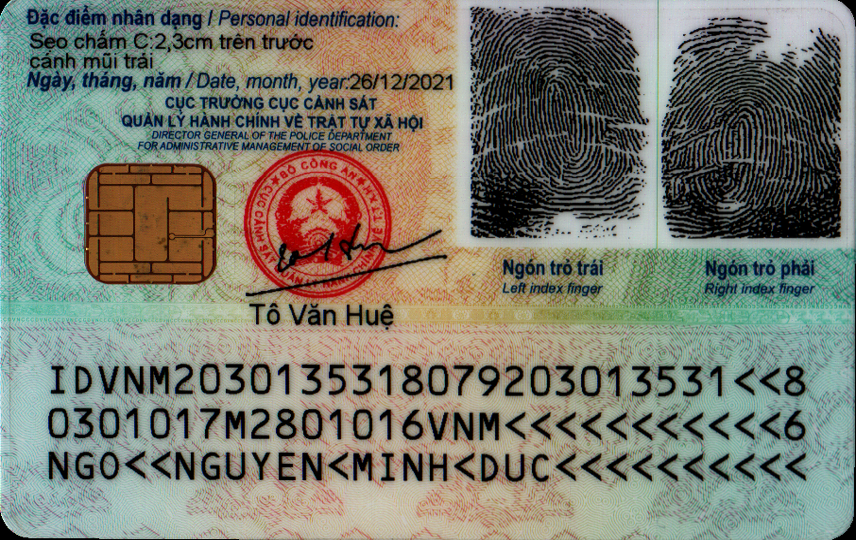
#> input picture bmp/Duc.bmp, 856 x 540 px, given in place of duc.jpg, which was not available
$ python split.py
#> lines starting #> are read from the running program, lines starting #| are printed output that depends on the picture
import cv2

# Load the image
image_path = 'img/duc.jpg'
image = cv2.imread(image_path)
#> image is the input picture: shape (540, 856, 3); mean B, G, R 111.9, 124.4, 123.1

# Get the dimensions of the image
height, width, _ = image.shape
#> height = 540; width = 856

# Define the region of interest (ROI) to include only the MRZ lines
# Adjust the mrz_top and mrz_bottom to precisely match the provided MRZ image
mrz_top = height - 200  # Adjust as needed
#> mrz_top = 340
mrz_bottom = height     # Adjust as needed
#> mrz_bottom = 540
roi = image[mrz_top:mrz_bottom, 0:width]
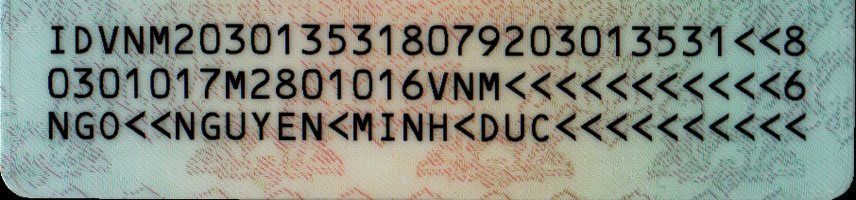
#> roi: shape (200, 856, 3); mean B, G, R 131, 142.9, 136.3

# Save the cropped image
output_path = 'img/duc.jpg'
cv2.imwrite(output_path, roi)

output_path

$ run again, with bmp/Dat.bmp copied over bmp/Duc.bmp
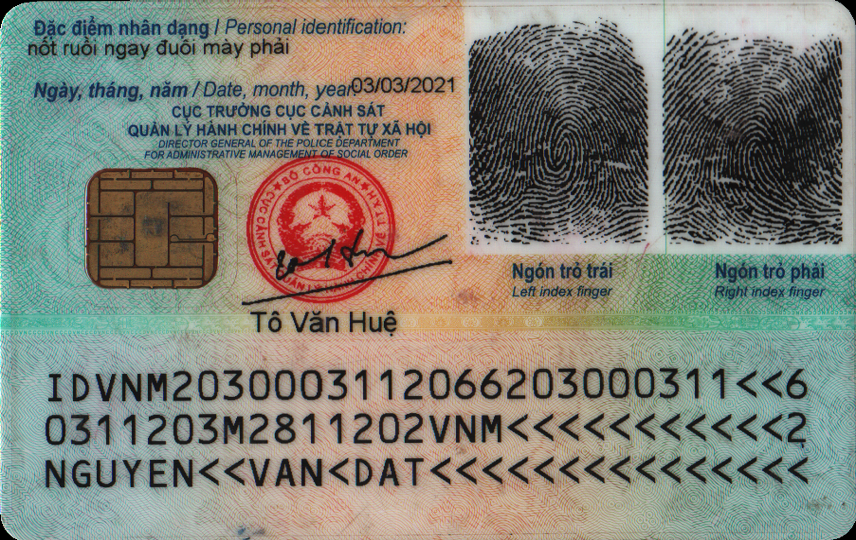
#> input picture bmp/Dat.bmp, 856 x 540 px, given in place of duc.jpg, which was not available
#> image is the input picture: shape (540, 856, 3); mean B, G, R 119.1, 130.4, 131.2
#> `roi = image[mrz_top:mrz_bottom, 0:width]`:
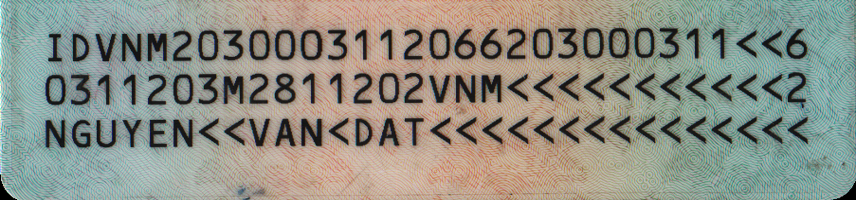
#> roi: shape (200, 856, 3); mean B, G, R 133.3, 144, 141.9

$ run again, with bmp/Huy.bmp copied over bmp/Duc.bmp
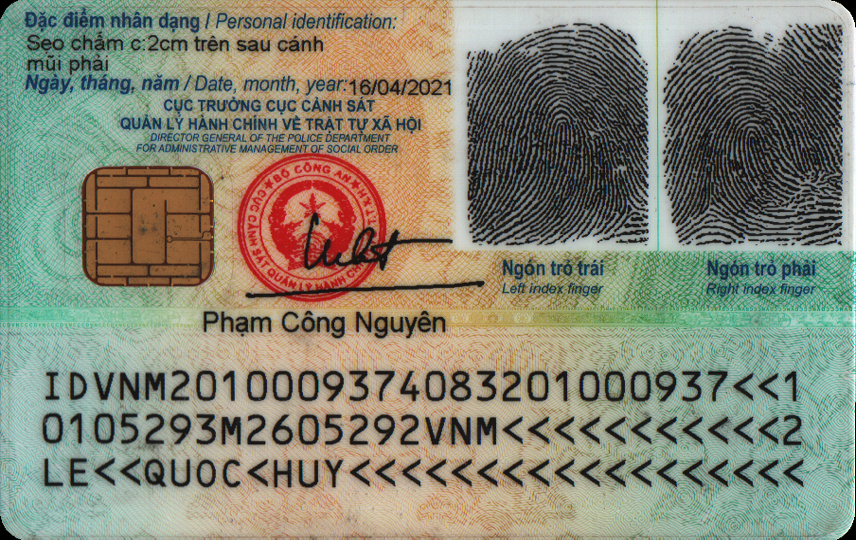
#> input picture bmp/Huy.bmp, 856 x 540 px, given in place of duc.jpg, which was not available
#> image is the input picture: shape (540, 856, 3); mean B, G, R 117.7, 135.1, 134.6
#> `roi = image[mrz_top:mrz_bottom, 0:width]`:
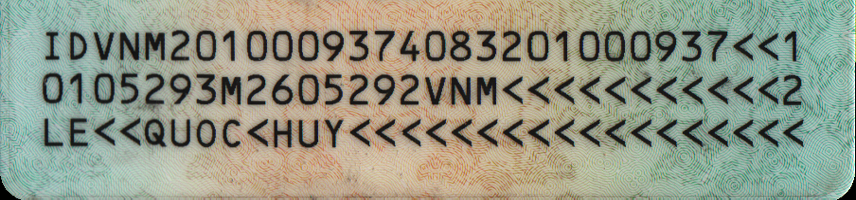
#> roi: shape (200, 856, 3); mean B, G, R 134.1, 151.9, 146.7

$ run again, with bmp/Lam.bmp copied over bmp/Duc.bmp
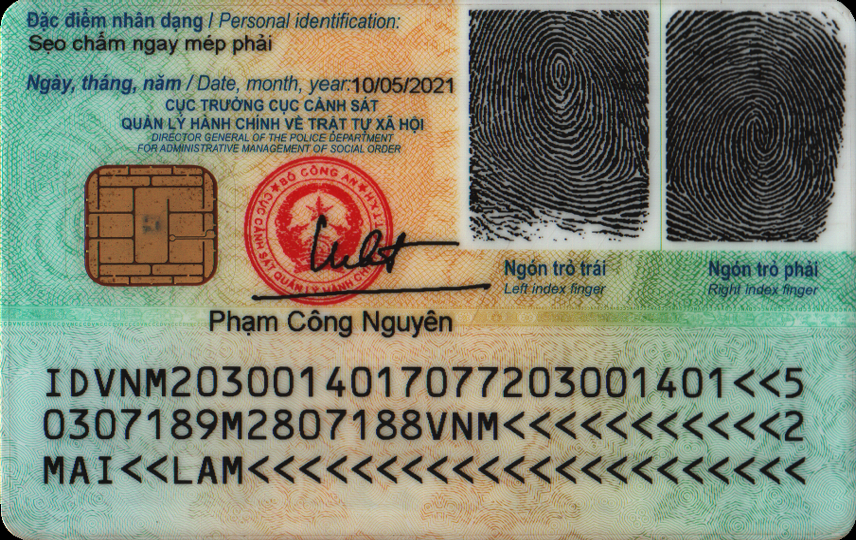
#> input picture bmp/Lam.bmp, 856 x 540 px, given in place of duc.jpg, which was not available
#> image is the input picture: shape (540, 856, 3); mean B, G, R 113.8, 133.5, 130.4
#> `roi = image[mrz_top:mrz_bottom, 0:width]`:
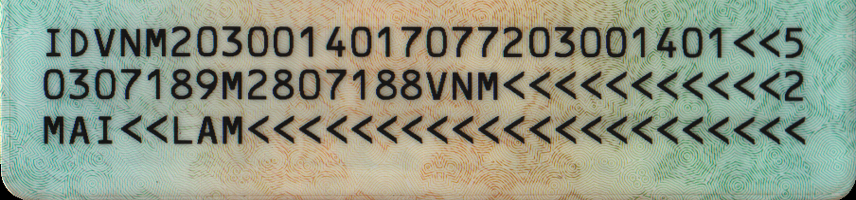
#> roi: shape (200, 856, 3); mean B, G, R 132.8, 152.6, 143.7
